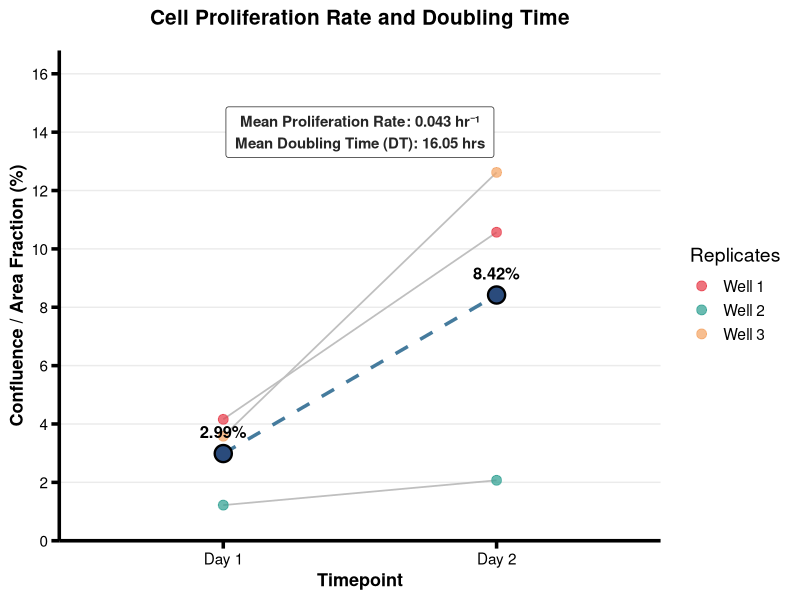

The R script that drew this image:
options(bitmapType = "cairo")
suppressMessages(library(ggplot2))
suppressMessages(library(dplyr))

# 1. Reconstruct exact table data from the image
raw_data <- data.frame(
  well = rep(c("Well 1", "Well 2", "Well 3"), 2),
  Condition = factor(rep(c("Day 1", "Day 2"), each = 3), levels = c("Day 1", "Day 2")),
  Time_days = rep(c(1, 2), each = 3),
  Confluence = c(4.16, 1.22, 3.58, 10.57, 2.07, 12.62)
)

# Calculate summary statistics (Mean per Day)
summary_data <- raw_data %>%
  group_by(Condition, Time_days) %>%
  summarise(Mean_Confluence = mean(Confluence), .groups = "drop")

# 2. Calculate Growth Rate (mu) and Doubling Time (DT) based on Mean Values
t1 <- 1; t2 <- 2
N1 <- summary_data$Mean_Confluence[summary_data$Condition == "Day 1"]
N2 <- summary_data$Mean_Confluence[summary_data$Condition == "Day 2"]

# Exponential growth rate per day and per hour
mu_day  <- (log(N2) - log(N1)) / (t2 - t1)
mu_hour <- mu_day / 24

# Doubling Time in days and hours
dt_days  <- log(2) / mu_day
dt_hours <- dt_days * 24

# Text label for graph callout box
stats_label <- paste0(
  "Mean Proliferation Rate: ", sprintf("%.3f", mu_hour), " hr⁻¹\n",
  "Mean Doubling Time (DT): ", sprintf("%.2f", dt_hours), " hrs"
)

# 3. Build Plot
p_plot <- ggplot() +
  
  # Individual Well Trajectories (Thin grey background lines)
  geom_line(
    data = raw_data, 
    aes(x = Condition, y = Confluence, group = well), 
    color = "grey75", 
    linewidth = 0.6, 
    linetype = "solid"
  ) +
  
  # Mean Slope Line (Main trend line)
  geom_line(
    data = summary_data, 
    aes(x = Condition, y = Mean_Confluence, group = 1), 
    color = "#457B9D", 
    linewidth = 1.2, 
    linetype = "dashed"
  ) +
  
  # Individual Well Points
  geom_point(
    data = raw_data, 
    aes(x = Condition, y = Confluence, color = well), 
    size = 3, 
    alpha = 0.7
  ) +
  
  # Mean Points
  geom_point(
    data = summary_data, 
    aes(x = Condition, y = Mean_Confluence), 
    shape = 21, 
    fill = "#2A4B7C", 
    color = "black", 
    size = 5, 
    stroke = 1.2
  ) +
  
  # Point value labels for Means
  geom_text(
    data = summary_data,
    aes(x = Condition, y = Mean_Confluence, label = sprintf("%.2f%%", Mean_Confluence)),
    vjust = -1.3,
    size = 4.2,
    fontface = "bold"
  ) +
  
  # Annotation Box for DT and Rate
  annotate(
    "label",
    x = 1.5, y = 14.0, # Centered between Day 1 and Day 2 at the top
    label = stats_label,
    fill = "white",
    color = "grey15",
    size = 3.8,
    fontface = "bold",
    label.padding = unit(0.5, "lines"),
    box.color = "#457B9D",
    linewidth = 0.8
  ) +
  
  # Aesthetics & Colors
  scale_color_manual(values = c("Well 1" = "#E63946", "Well 2" = "#2A9D8F", "Well 3" = "#F4A261")) +
  scale_y_continuous(
    limits = c(0, 16),
    breaks = seq(0, 16, 2),
    expand = expansion(mult = c(0, 0.05))
  ) +
  labs(
    x = "Timepoint", 
    y = "Confluence / Area Fraction (%)",
    title = "Cell Proliferation Rate and Doubling Time",
    color = "Replicates"
  ) +
  theme_classic(base_size = 14) +
  theme(
    plot.title = element_text(face = "bold", size = 15, hjust = 0.5, margin = margin(b = 15)),
    axis.line = element_line(linewidth = 1.2, color = "black"),
    axis.ticks = element_line(linewidth = 1.2, color = "black"),
    axis.ticks.length = unit(0.2, "cm"),
    axis.text = element_text(color = "black", size = 11),
    axis.title = element_text(color = "black", face = "bold", size = 13),
    panel.grid.major.y = element_line(colour = "grey92", linewidth = 0.5),
    panel.grid.minor = element_blank(),
    legend.position = "right"
  )

# Save plot
ggsave("./experiment-4/pots/confluence-area-fraction-plot.svg", p_plot, width = 6.5, height = 4.9, dpi = 300)
